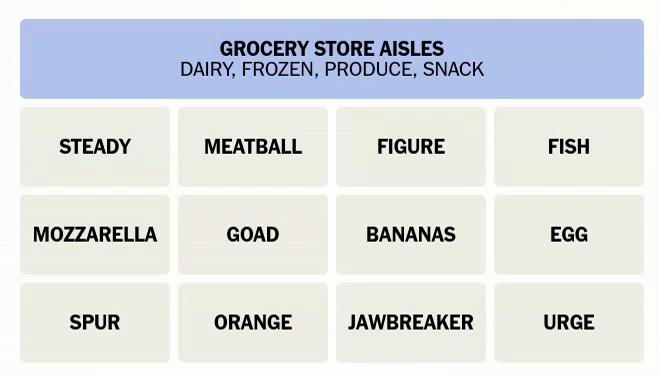
#> input picture frame 58 of Image and Sound Processing/KunleOguntoye_HW3/part4/p4b_video3.mp4, 658 x 376 px, given in place of p3a_video2.mp4, which was not available
$ jupyter execute workings.ipynb   (text cells are left out)
#> lines starting #> are read from the running program, lines starting #| are printed output that depends on the picture; after the words box and inside, x2 and y2 are one past the last pixel; in counts of white or black regions, pixels touching at a corner belong together; pictures that were not available may be replaced by others from this repository, and a replacement may not be noted
[cell 1]
import cv2 as cv
import numpy as np
import matplotlib.pyplot as plt

[cell 2]
video_path = 'part3/p3a_video2.mp4'

cap = cv.VideoCapture(video_path)

fourcc = cv.VideoWriter_fourcc(*'MP4V')  # or 'XVID', 'MJPG', 'DIVX', etc.
frame_rate = cap.get(cv.CAP_PROP_FPS)
frame_size = (int(cap.get(cv.CAP_PROP_FRAME_WIDTH)), int(cap.get(cv.CAP_PROP_FRAME_HEIGHT)))
output_video_path = video_path.split('.')[0] + '_today.mp4'
print(frame_size)
out = cv.VideoWriter(output_video_path, fourcc, frame_rate, frame_size)


if not cap.isOpened():
  exit()


while cap.isOpened():
    # Capture frame-by-frame
    ret, frame = cap.read()
#> frame is the input picture: shape (376, 658, 3); mean B, G, R 224.3, 222.5, 218.9
    if not ret:
        break

    # rgb_frame = cv.cvtColor(frame, cv.COLOR_BGR2RGB)
    image = cv.cvtColor(frame, cv.COLOR_BGR2GRAY)
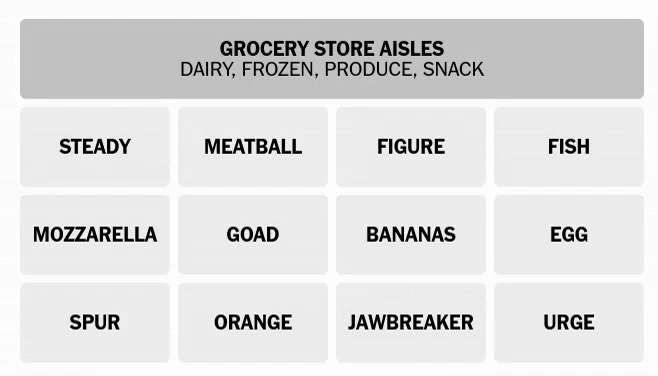
#> image: shape (376, 658); min 0, max 255, mean 221.6

    # Apply a binary threshold to the grayscale frame
    ret, image = cv.threshold(image, 230, 255, cv.THRESH_BINARY_INV)
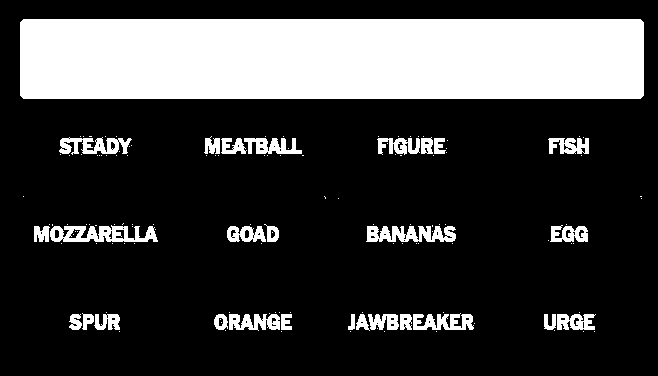
#> image: shape (376, 658); 24.3% white; 135 white regions (107 under 20 px), largest, box (x1, y1, x2, y2) and area: (20, 19, 644, 99) 49896, (50, 225, 158, 242) 1170, (366, 226, 456, 242) 1025


    kernel_erode2 = cv.getStructuringElement(cv.MORPH_RECT,(8, 8))
    image = cv.erode(image, kernel_erode2, iterations=1 )
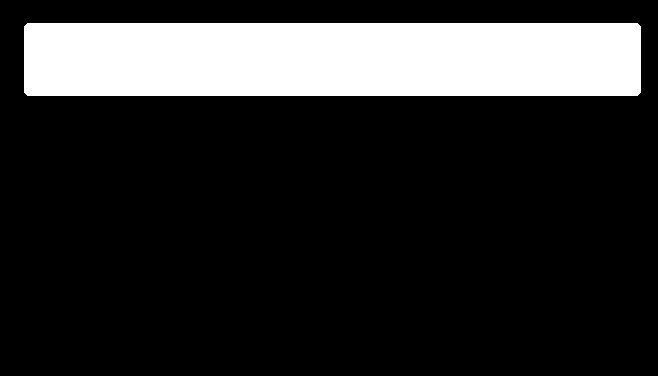
#> image: shape (376, 658); 18.2% white; 1 white region, box (x1, y1, x2, y2) and area: (24, 23, 641, 96) 45017
    image = ~image

    frame[:410, :][image[:410, :]==0]=[255, 0, 0]
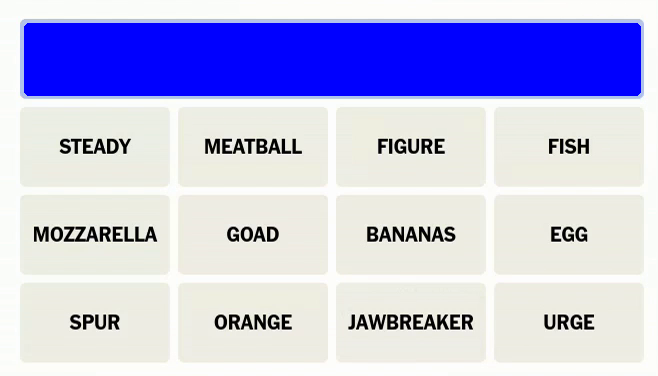
#> frame: shape (376, 658, 3); 18.2% of pixels changed, all inside (x1, y1, x2, y2) = (24, 23, 641, 96)
    # plt.imshow(rgb_frame)
    # plt.show()
    out.write(frame)

cap.release()
out.release()
